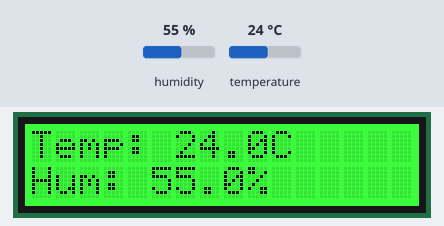
This program was run on a simulated Raspberry Pi (BCM pin numbers) with a GrovePi. Parts: 16×2 character LCD. The test bench sets the inputs (shaded band); at power-on: humidity 55 %, temperature 24 °C. Databases and web services accept everything at once and return nothing; what the program prints to the terminal is not drawn.

Above: at 1.2 s.
1.3 s: humidity set to 22 %
At 7.1 s:
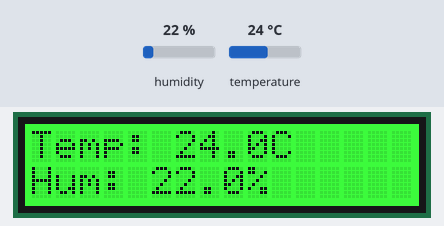
7.8 s: temperature set to 12 °C
At 11.7 s:
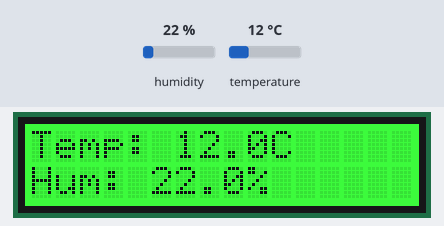
14.3 s: humidity set to 40 %
At 17.4 s:
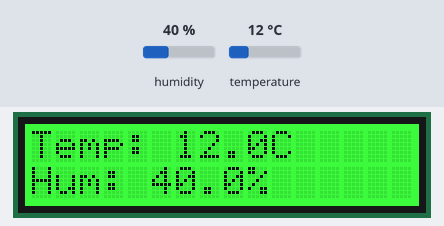
20.8 s: temperature set to 19 °C
At 23.1 s:
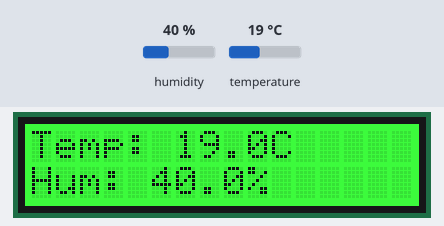
Timing chart, 0 to 24.6 s (numbered marks = the images above; inputs shaded):
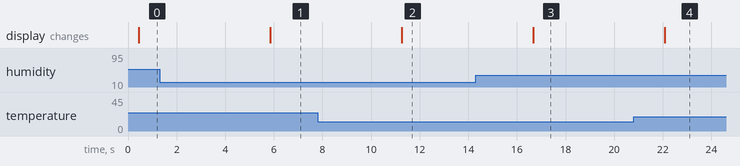

The program:

GrovePi_LCD_DHT.py
```python
from grove_rgb_lcd import *
import time
import pymysql
import sys
import math
import grovepi  # Asegúrate de importar explícitamente grovepi en Python 3.5

# Configuración del sensor DHT
dht_sensor_port = 7
dht_sensor_type = 0

# Conexión a la base de datos
try:
    conn = pymysql.connect(
        host="localhost",
        user="sensoruser",
        password="1234",
        database="sensores"
    )
    cursor = conn.cursor()
except pymysql.MySQLError as e:
    print("Error conectando a la base de datos: {}".format(e))
    sys.exit(1)

# Configura el color inicial de la pantalla
setRGB(0, 255, 0)

# Bucle principal
while True:
    try:
        # Leer temperatura y humedad del sensor
        [temp, hum] = grovepi.dht(dht_sensor_port, dht_sensor_type)

        print("Temp =", temp, "°C / Humedad =", hum, "%")

        # Verifica si las lecturas son válidas
        if math.isnan(temp) or math.isnan(hum):
            raise TypeError("Error: Valor NaN")

        # Mostrar en pantalla LCD
        setText_norefresh("Temp: {}C\nHum: {}%".format(temp, hum))

        # Insertar en base de datos
        cursor.execute(
            "INSERT INTO lecturas (temperatura, humedad) VALUES (%s, %s)",
            (temp, hum)
        )
        conn.commit()

        time.sleep(5)

    except (IOError, TypeError) as e:
        print("Error de lectura:", e)
        time.sleep(2)

    except pymysql.MySQLError as e:
        print("Error en base de datos: {}".format(e))
        time.sleep(2)
```

Measured:
- after the input at 1.3 s, the display: changes after 4.6 s (image 1)
- after the input at 7.8 s, the display: changes after 3.5 s (image 2)
- after the input at 14.3 s, the display: changes after 2.4 s (image 3)
- after the input at 20.8 s, the display: changes after 1.3 s (image 4)
